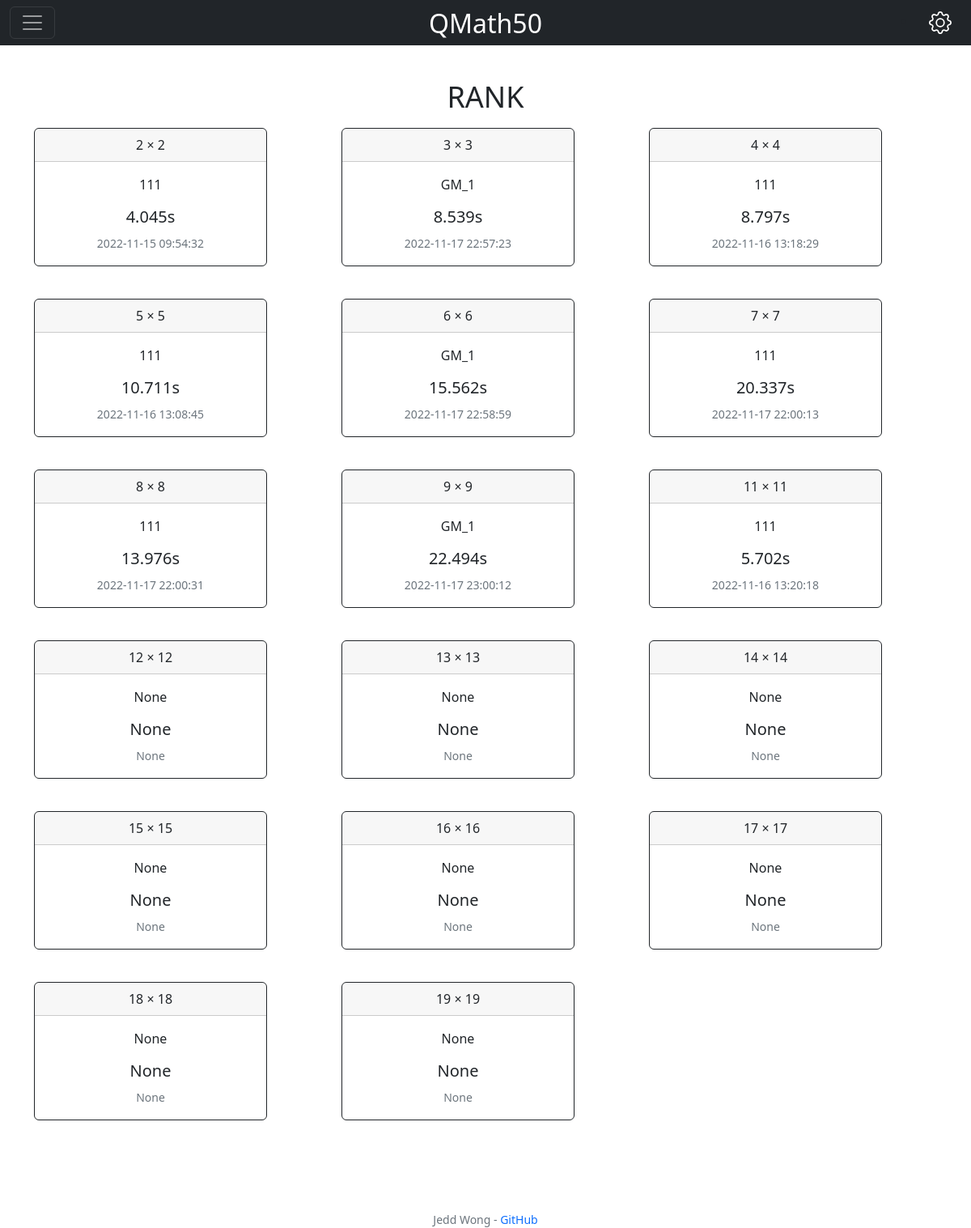
Page /rank (signed in) on the committed database.
### tables this page shows
CREATE TABLE users (id INTEGER PRIMARY KEY AUTOINCREMENT NOT NULL, username TEXT NOT NULL, hash TEXT NOT NULL);

### main.py (the view)
@app.route('/rank')
@login_required
def rank():
    acc_id = session["user_id"]
    if acc_id != None:
        username_db = db.execute("SELECT username FROM users WHERE id = ?", acc_id)
        username = username_db[0]["username"]
        best_time_list = []
        for data in range(2,20):
            if data == 10:
                pass
            else:
                temp_dict = {}
                rank_best_db = db.execute("SELECT game_type, pofo_id, MIN(best_time), time FROM profile WHERE game_type = ?", data)
                best_player_id = rank_best_db[0]["pofo_id"]
                best_player_name = db.execute("SELECT username FROM users WHERE id = ?", best_player_id)
                if not best_player_name:
                    game_type = data
                    player_name = None
                    best_time = None
                    record_date_time = None
                else:
                    game_type = rank_best_db[0]["game_type"]
                    player_name = best_player_name[0]["username"]
                    best_time = rank_best_db[0]["MIN(best_time)"]
                    record_date_time = rank_best_db[0]["time"]
                temp_dict["game_type"] = game_type
                temp_dict["username"] = player_name
                temp_dict["best_time"] = best_time
                temp_dict["time"] = record_date_time
                if temp_dict["best_time"] != None:
                    temp_dict["best_time"] = str(best_time) + "s"
                best_time_list.append(temp_dict)
        contents = best_time_list
        return render_template("rank.html", jinja_username=username, jinja_contents=contents)
    else:
        return render_template("login.html")

### helpers.py (called while the page is built)
def login_required(f):
    @wraps(f)
    def decorated_function(*args, **kwargs):
        if session.get("user_id") is None:
            return redirect("/login")
        return f(*args, **kwargs)
    return decorated_function

### main.py (called while the page is built)
@app.after_request
def after_request(response):
    response.headers["Cache-Control"] = "no-cache, no-store, must-revalidate"
    response.headers["Expires"] = 0
    response.headers["Pragma"] = "no-cache"
    return response

### templates/rank.html (shortened to what this page needs)
{% extends "layout.html" %}
{% block main %}
        <div class="App-module_game__NSc-J">
          <div class="Board-module_boardContainer__cKb-C" style="overflow: unset;">
              <div class="center">
                  <h1 style="font-size:3vw" id="indexTitle">RANK</h1>
              </div>
          </div>
        </div>
        <div class="row row-cols-1 row-cols-md-3 g-4">
          {% for content in jinja_contents %}
          <div class="col">
                <div class="card border-dark mb-3" style="max-width: 18rem;">
                    <div class="card-header">{{ content.game_type }} × {{ content.game_type }}</div>
                    <div class="card-body text-dark">
                      <p class="card-text">{{ content.username }}</p>
                      <h5 class="card-title">{{ content.best_time }}</h5>
                      <p class="card-text"><small class="text-muted">{{ content.time }}</small></p>
                    </div>
                </div>
          </div>
             {% endfor %}
        </div>
{% endblock %}

### templates/layout.html (shortened to what this page needs)
<!DOCTYPE html>
<html lang="en">
    <head>
        <link href="https://cdn.jsdelivr.net/npm/bootstrap@5.2.2/dist/css/bootstrap.min.css" rel="stylesheet">
        <link href="/static/css/styles.css" rel="stylesheet">
    </head>
    <body>
        <nav class="navbar navbar-dark bg-dark fixed-top">
                <div class="container-fluid">
                {% if session["user_id"] %}
                    <button class="navbar-toggler" type="button" data-bs-toggle="offcanvas" data-bs-target="#offcanvasDarkNavbar" aria-controls="offcanvasDarkNavbar">
                      <span class="navbar-toggler-icon"></span>
                    </button>
                    <a class="navbar-brand position-absolute top-0 start-50 translate-middle-x" href="/">QMath50</a>
                    <div>
                        <li>
                            <button type="button" id="settings-button" class="btn btn-dark text-white AppHeader-module_icon__x7b46 justify-content-end" aria-label="Settings" data-bs-toggle="modal" data-bs-target="#exampleModal">
                            </button>
                        </li>
                    </div>
                {% endif %}
        </nav>
        <main class="container-fluid py-5 text-center">
            <main class="container py-5 text-center">
        {% block main %}{% endblock %}
            </main>
        </main>
        <footer class="mb-5 small text-center text-muted">
            Jedd Wong - <a href="https://github.com/jeddstudio">GitHub</a>
        </footer>
    </body>
</html>

### static/css/styles.css (style rules this page uses)
html, body { margin: 0; height: 100%; }
a { text-decoration:none; }
nav .navbar-brand { font-size: xx-large; }
.center { justify-content: center; color }
#indexTitle { margin: 2% 0 18%; }
.App-module_game__NSc-J { width: 100%; max-width: var(--game-max-width); margin: 0 auto; height: calc(100% - var(--header-height)); display: flex; flex-direction: column; }
.Board-module_boardContainer__cKb-C { display: flex; justify-content: center; align-items: center; flex-grow: 1; overflow: hidden; }
.AppHeader-module_icon__x7b46 { background: none; border: none; }

### rows in the picture
users: game_type "2", username "111", best_time "4.045s", time "2022-11-15 09:54:32", game_type "4", best_time "8.797s", time "2022-11-16 13:18:29", game_type "5", best_time "10.711s", time "2022-11-16 13:08:45", game_type "7", best_time "20.337s", time "2022-11-17 22:00:13", game_type "8", best_time "13.976s", time "2022-11-17 22:00:31", game_type "11", best_time "5.702s", time "2022-11-16 13:20:18"
users: game_type "3", username "GM_1", best_time "8.539s", time "2022-11-17 22:57:23", game_type "6", best_time "15.562s", time "2022-11-17 22:58:59", game_type "9", best_time "22.494s", time "2022-11-17 23:00:12"

### other values in the picture
{{ content.game_type }} "12" "13" "14" "15" "16" "17" "18" "19"
{{ content.username }} "None" "None" "None" "None" "None" "None" "None" "None"
{{ content.best_time }} "None" "None" "None" "None" "None" "None" "None" "None"
{{ content.time }} "None" "None" "None" "None" "None" "None" "None" "None"
